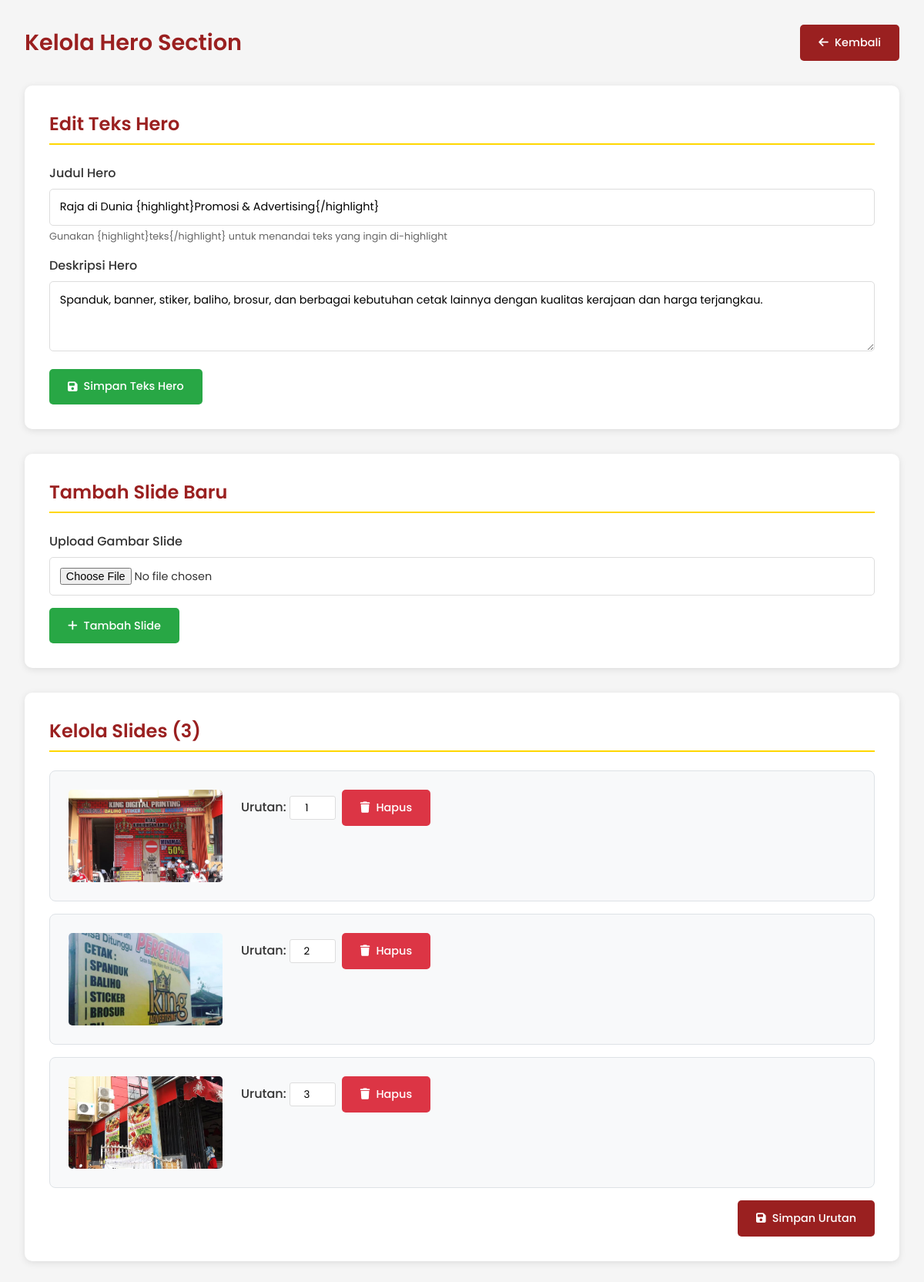
The app's page /kelola-hero.php (signed in), older data.
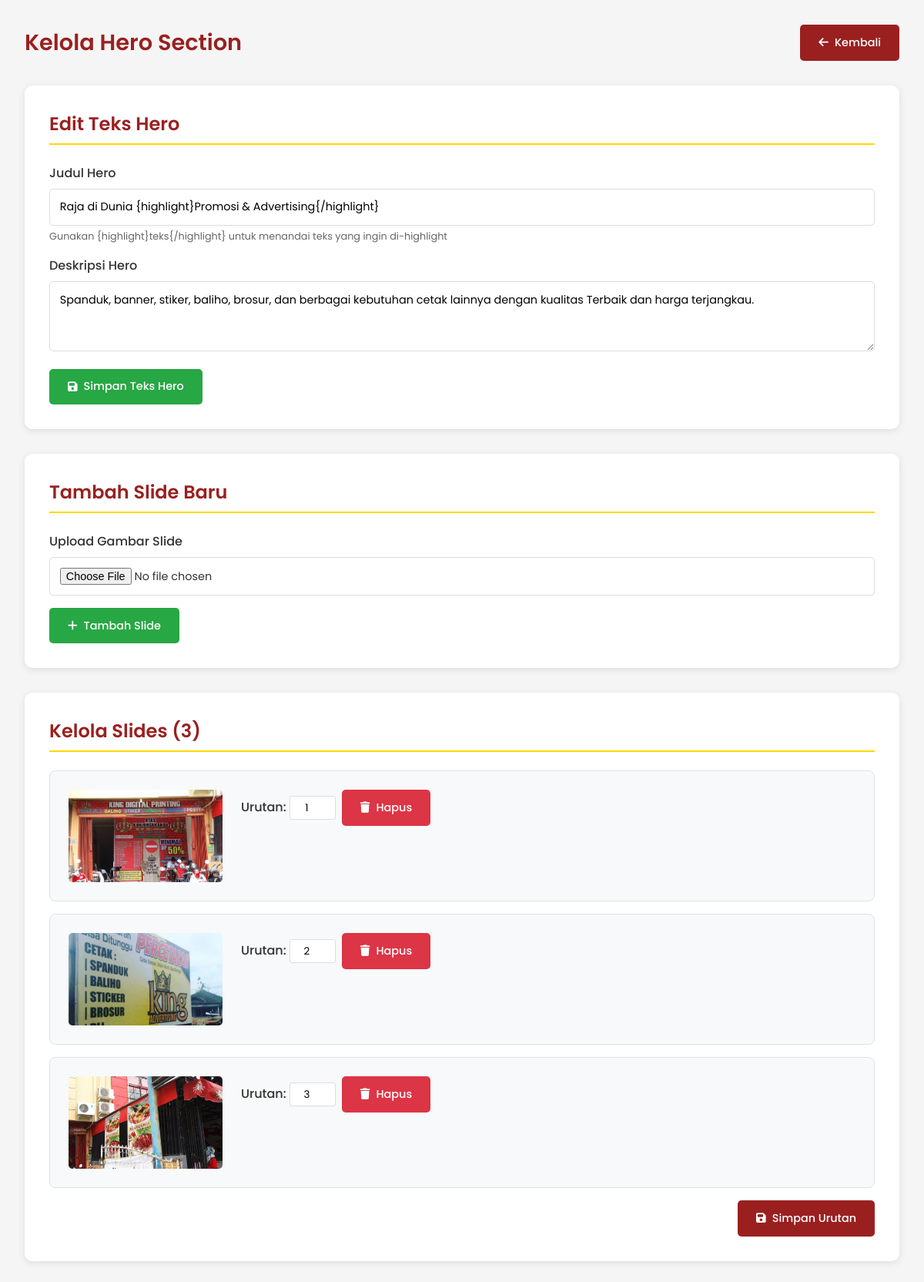
The same page, newer data.
### tables this page shows
CREATE TABLE website_sections (
    id INT PRIMARY KEY AUTO_INCREMENT,
    section_name VARCHAR(100) UNIQUE,
    title TEXT,
    subtitle TEXT,
    description TEXT,
    additional_info TEXT,  
    meta_data TEXT,  
    is_active BOOLEAN DEFAULT true,
    sort_order INT DEFAULT 0,
    updated_at TIMESTAMP DEFAULT CURRENT_TIMESTAMP ON UPDATE CURRENT_TIMESTAMP
);

CREATE TABLE website_hero_slides (
    id INT PRIMARY KEY AUTO_INCREMENT,
    image_path VARCHAR(255),
    title VARCHAR(255),
    subtitle VARCHAR(255),
    button_text VARCHAR(100),
    button_link VARCHAR(255),
    sort_order INT DEFAULT 0,
    is_active BOOLEAN DEFAULT true,
    created_at TIMESTAMP DEFAULT CURRENT_TIMESTAMP
);

### kelola-hero.php (the view, shortened to what this page needs)
<?php
require_once 'config.php';
$hero_section = [];
$result = $conn->query("SELECT * FROM website_sections WHERE section_name = 'hero'");
if ($result && $result->num_rows > 0) {
    $hero_section = $result->fetch_assoc();
}
$hero_slides = [];
$result = $conn->query("SELECT * FROM website_hero_slides ORDER BY sort_order");
if ($result) {
    while($row = $result->fetch_assoc()) {
        $hero_slides[] = $row;
    }
}
?>
<!DOCTYPE html>
<html lang="id">
<head>
    <link rel="stylesheet" href="https://cdnjs.cloudflare.com/ajax/libs/font-awesome/6.4.0/css/all.min.css">
</head>
<body>
    <div class="admin-container">
        <header class="main-header">
            <h1>Kelola Hero Section</h1>
            <a href="kelola-tampilan.php" class="btn btn-primary">
                <i class="fas fa-arrow-left"></i> Kembali
            </a>
        </header>
        <div class="form-section">
            <h2 class="section-title">Edit Teks Hero</h2>
            <form method="POST">
                <div class="form-group">
                    <label>Judul Hero</label>
                    <input type="text" name="title" class="form-control"
                           value="<?php echo htmlspecialchars($hero_section['title'] ?? 'Raja di Dunia {highlight}Promosi & Advertising{/highlight}'); ?>"
                           required>
                    <div class="help-text">Gunakan {highlight}teks{/highlight} untuk menandai teks yang ingin di-highlight</div>
                </div>
                <div class="form-group">
                    <label>Deskripsi Hero</label>
                    <textarea name="subtitle" class="form-control" rows="3" required><?php echo htmlspecialchars($hero_section['subtitle'] ?? 'Spanduk, banner, stiker, baliho, brosur, dan berbagai kebutuhan cetak lainnya dengan kualitas kerajaan dan harga terjangkau.'); ?></textarea>
                </div>
                <button type="submit" name="update_hero_text" class="btn btn-success">
                    <i class="fas fa-save"></i> Simpan Teks Hero
                </button>
            </form>
        </div>
        <div class="form-section">
            <h2 class="section-title">Tambah Slide Baru</h2>
            <form method="POST" enctype="multipart/form-data">
                <div class="form-group">
                    <label>Upload Gambar Slide</label>
                    <input type="file" name="slide_image" accept="image/*" class="form-control" required>
                </div>
                <button type="submit" name="add_slide" class="btn btn-success">
                    <i class="fas fa-plus"></i> Tambah Slide
                </button>
            </form>
        </div>
        <div class="form-section">
            <h2 class="section-title">Kelola Slides (<?php echo count($hero_slides); ?>)</h2>
            <?php if (empty($hero_slides)): ?>
                <p style="text-align: center; color: #666; padding: 2rem;">Belum ada slides.</p>
            <?php else: ?>
                <form method="POST" id="orderForm">
                    <div class="slides-grid">
                        <?php foreach ($hero_slides as $slide): ?>
                        <div class="slide-card">
                            <div class="slide-preview">
                                <?php if ($slide['image_path'] && file_exists($slide['image_path'])): ?>
                                    <img src="<?php echo $slide['image_path']; ?>" alt="Slide <?php echo $slide['id']; ?>">
                                <?php else: ?>
                                    <div style="display: flex; align-items: center; justify-content: center; height: 100%; background: #e9ecef; color: #999;">
                                        <i class="fas fa-image fa-2x"></i>
                                    </div>
                                <?php endif; ?>
                            </div>
                            <div class="slide-info">
                                <div class="slide-actions">
                                    <span>Urutan:
                                        <input type="number" name="slide_order[<?php echo $slide['id']; ?>]"
                                            value="<?php echo $slide['sort_order']; ?>" min="1" style="width: 60px;">
                                    </span>
                                    <form method="POST" style="display: inline;">
                                        <button type="submit" name="delete_slide" class="btn btn-danger"
                                                onclick="return confirm('Hapus slide ini?')">
                                            <i class="fas fa-trash"></i> Hapus
                                        </button>
                                    </form>
                                </div>
                            </div>
                        </div>
                        <?php endforeach; ?>
                    </div>
                    <div style="margin-top: 1rem; text-align: right;">
                        <button type="submit" name="update_order" class="btn btn-primary">
                            <i class="fas fa-save"></i> Simpan Urutan
                        </button>
                    </div>
                </form>
            <?php endif; ?>
        </div>
    </div>
</body>
</html>

### kelola-hero.php (style rules this page uses)
* { margin: 0; padding: 0; box-sizing: border-box; font-family: 'Poppins', sans-serif; }
body { background: #f5f5f5; color: #333; font-family: 'Poppins', sans-serif; }
.admin-container { max-width: 1200px; margin: 0 auto; padding: 2rem; }
.main-header { display: flex; justify-content: space-between; align-items: center; margin-bottom: 2rem; }
.main-header h1 { color: #9a2020; font-size: 1.8rem; font-weight: 600; }
.form-section { background: white; border-radius: 10px; padding: 2rem; margin-bottom: 2rem; box-shadow: 0 2px 10px rgba(0,0,0,0.1); }
.section-title { color: #9a2020; margin-bottom: 1.5rem; border-bottom: 2px solid #FFD700; padding-bottom: 0.5rem; font-weight: 600; }
.form-group { margin-bottom: 1rem; }
.form-group label { display: block; margin-bottom: 0.5rem; font-weight: 500; color: #333; }
.form-control { width: 100%; padding: 0.8rem; border: 1px solid #ddd; border-radius: 5px; font-family: 'Poppins', sans-serif; font-size: 0.9rem; }
.btn { padding: 0.8rem 1.5rem; border: none; border-radius: 5px; cursor: pointer; text-decoration: none; display: inline-flex; align-items: center; gap: 8px; font-family: 'Poppins', sans-serif; font-weight: 500; font-size: 0.9rem; transition: all 0.3s; }
.btn-primary { background: #9a2020; color: white; }
.btn-success { background: #28a745; color: white; }
.btn-danger { background: #dc3545; color: white; }
.slides-grid { display: grid; gap: 1rem; }
.slide-card { background: #f8f9fa; border: 1px solid #dee2e6; border-radius: 8px; padding: 1.5rem; display: flex; gap: 1.5rem; align-items: flex-start; }
.slide-preview { width: 200px; height: 120px; border-radius: 5px; overflow: hidden; flex-shrink: 0; }
.slide-preview img { width: 100%; height: 100%; object-fit: cover; }
.slide-info { flex: 1; }
.slide-actions { display: flex; gap: 0.5rem; flex-wrap: wrap; align-items: center; }
.slide-actions span { font-weight: 500; color: #333; }
.slide-actions input { width: 60px; padding: 0.3rem; border: 1px solid #ddd; border-radius: 3px; text-align: center; }
.help-text { font-size: 0.8rem; color: #666; margin-top: 0.3rem; font-family: 'Poppins', sans-serif; }

Row changes from the older to the newer data that the page shows:
changed website_sections "Raja di Dunia {highlight}Promosi & Advertising{/highlight}": subtitle "Spanduk, banner, stiker, baliho, brosur, dan berbagai kebutuhan cetak lainnya dengan kualitas kerajaan dan harga terjangkau." → "Spanduk, banner, stiker, baliho, brosur, dan berbagai kebutuhan cetak lainnya dengan kualitas Terbaik dan harga terjangkau."
